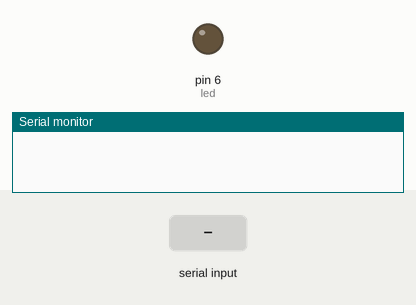
A sketch run on a simulated Arduino Uno, built with avr-gcc and run on an emulated ATmega328P. On the bench: output pins drawn as LEDs (lit = HIGH), the last lines printed to the serial monitor. The test bench sets the inputs (shaded band).

Above: at 1.2 s.
1.3 s: ".\n" received over Serial
At 4.5 s:
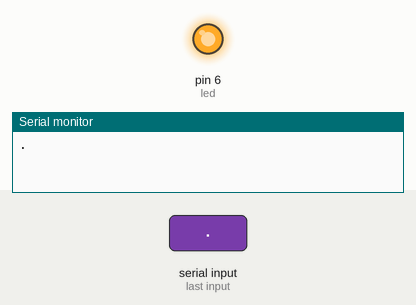
Timing chart, 0 to 6.2 s (numbered marks = the images above; inputs shaded):
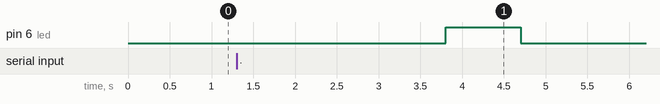

Measured:
- after the input at 1.3 s, pin 6 (led): LOW → HIGH after 2.5 s, → LOW 0.90 s later

The sketch:

Transsimation.ino
```cpp
#define led 6
String MorseCode[] = {
".-", "-...", "-.-.", "-..", ".", "..-.", "--.", "....", "..", // A-I
".---", "-.-", ".-..", "--", "-.", "---", ".--.", "--.-", ".-.", // J-R
"...", "-", "..-", "...-", ".--", "-..-", "-.--", "--.." // S-Z
};
String output="";
void setup() {
  pinMode(led,OUTPUT);
  Serial.begin(9600);
}

void loop() {
  if(Serial.available()>0){
     String input=Serial.readStringUntil('\n');
     input.toUpperCase();
     Serial.println(input);

     for (int i = 0; i < input.length(); i++) {
      if (input[i] >= 'A' && input[i] <= 'Z') {
        output+= MorseCode[input[i] - 'A'];
        output+=' ';
      }
      else{//space
        output+=' ';
      }
    }
    // Serial.println(output);
    delay(2500);
    Transsimation();
    output="";

  }

}
void Transsimation(){
  for(int i=0;i<output.length();i++){
     if(output[i]=='.'){
      digitalWrite(led,HIGH);
      delay(200);
      digitalWrite(led,LOW);
      delay(400);
     }
     else if(output[i]=='-'){
      digitalWrite(led,HIGH);
      delay(500);
      digitalWrite(led,LOW);
      delay(400);
     }
      else if((i==output.length()-1&&output[i]==' ')||(output[i]==' '&&output[i+1]!=' ' )){
      digitalWrite(led,HIGH);
      delay(900);
      digitalWrite(led,LOW);
      delay(1000);
     }
      else if(output[i]==' '&&output[i+1]==' '){
      digitalWrite(led,HIGH);
      delay(1000);
      digitalWrite(led,LOW);
      delay(1200);
     }


   }
}
```
